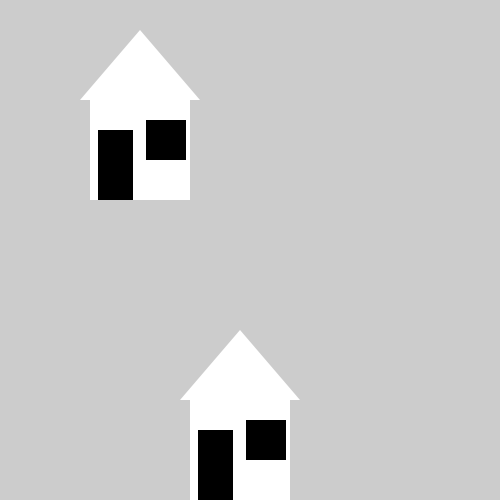
Frame 1 (no input)
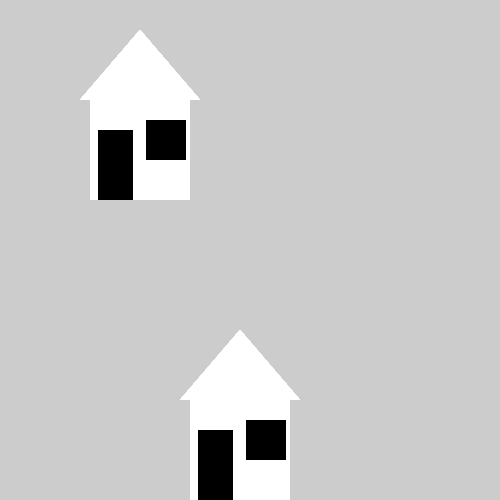
Frame 60 (the mouse pressed at the canvas centre just before this capture)
Frame 120 (the mouse held since frame 60 and released just before this capture): identical to frame 60, image omitted

The Processing sketch that drew these frames (run headless with seeded random() and noise(); from frame 60 on, the mouse is pressed at the canvas centre):

// Processing sketch: house
// ── house.pde
void setup() {
 size(500, 500); 
}
void draw(){
  drawHouse(200, 100);
  drawHouse(300, 400);
}


void drawHouse(int x, int y) {
  // build a house!
  noStroke();
  //new perimeters
  fill(255, 255, 255);
  rect(x - 110, y, 100, 100);
  triangle(x, y, x - 60, y - 70, x- 120, y);
  fill(0, 0 , 0);
  rect(x - 54, y + 20, 40, 40);
  fill(0, 0 , 0);
  rect( x - 102, y + 30, 35, 70);
}
